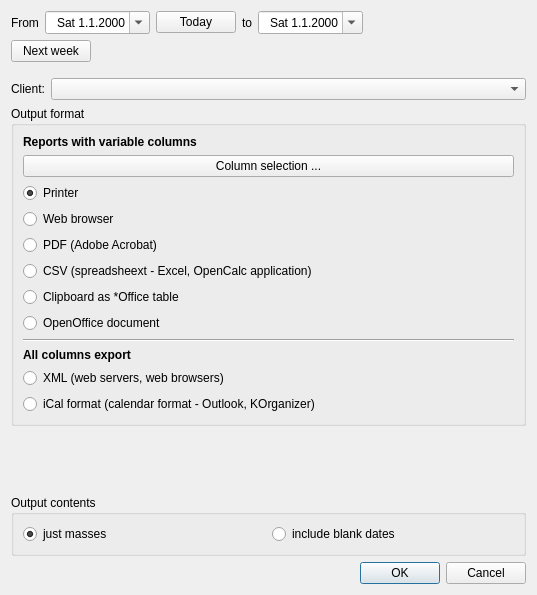
<?xml version="1.0" encoding="UTF-8"?>
<ui version="4.0">
 <class>OutputOptionsDlg</class>
 <widget class="QDialog" name="OutputOptionsDlg">
  <property name="geometry">
   <rect>
    <x>0</x>
    <y>0</y>
    <width>537</width>
    <height>595</height>
   </rect>
  </property>
  <property name="windowTitle">
   <string>Output (print) options</string>
  </property>
  <layout class="QVBoxLayout" name="verticalLayout">
   <item>
    <layout class="QHBoxLayout">
     <property name="spacing">
      <number>6</number>
     </property>
     <property name="leftMargin">
      <number>0</number>
     </property>
     <property name="topMargin">
      <number>0</number>
     </property>
     <property name="rightMargin">
      <number>0</number>
     </property>
     <property name="bottomMargin">
      <number>0</number>
     </property>
     <item>
      <widget class="QLabel" name="label">
       <property name="text">
        <string>From</string>
       </property>
      </widget>
     </item>
     <item>
      <widget class="QDateEdit" name="fromDateEdit">
       <property name="toolTip">
        <string>First date to be printed</string>
       </property>
       <property name="alignment">
        <set>Qt::AlignRight</set>
       </property>
       <property name="displayFormat">
        <string>ddd d.M.yyyy</string>
       </property>
       <property name="calendarPopup">
        <bool>true</bool>
       </property>
      </widget>
     </item>
     <item>
      <widget class="QPushButton" name="todayButton">
       <property name="toolTip">
        <string>Sets the starting day to current date (today)</string>
       </property>
       <property name="text">
        <string>Today</string>
       </property>
      </widget>
     </item>
     <item>
      <widget class="QLabel" name="label_2">
       <property name="text">
        <string>to</string>
       </property>
       <property name="alignment">
        <set>Qt::AlignCenter</set>
       </property>
      </widget>
     </item>
     <item>
      <widget class="QDateEdit" name="toDateEdit">
       <property name="toolTip">
        <string>Last date to be printed</string>
       </property>
       <property name="alignment">
        <set>Qt::AlignRight</set>
       </property>
       <property name="displayFormat">
        <string>ddd d.M.yyyy</string>
       </property>
       <property name="calendarPopup">
        <bool>true</bool>
       </property>
      </widget>
     </item>
     <item>
      <spacer name="horizontalSpacer_2">
       <property name="orientation">
        <enum>Qt::Horizontal</enum>
       </property>
       <property name="sizeHint" stdset="0">
        <size>
         <width>40</width>
         <height>20</height>
        </size>
       </property>
      </spacer>
     </item>
    </layout>
   </item>
   <item>
    <layout class="QHBoxLayout" name="horizontalLayout_2">
     <item>
      <widget class="QPushButton" name="nextWeekButton">
       <property name="toolTip">
        <string>Sets date range from closest Sunday to next Sunday</string>
       </property>
       <property name="text">
        <string>Next week</string>
       </property>
      </widget>
     </item>
     <item>
      <spacer name="horizontalSpacer">
       <property name="orientation">
        <enum>Qt::Horizontal</enum>
       </property>
       <property name="sizeHint" stdset="0">
        <size>
         <width>40</width>
         <height>20</height>
        </size>
       </property>
      </spacer>
     </item>
    </layout>
   </item>
   <item>
    <spacer name="verticalSpacer">
     <property name="orientation">
      <enum>Qt::Vertical</enum>
     </property>
     <property name="sizeType">
      <enum>QSizePolicy::Fixed</enum>
     </property>
     <property name="sizeHint" stdset="0">
      <size>
       <width>20</width>
       <height>10</height>
      </size>
     </property>
    </spacer>
   </item>
   <item>
    <layout class="QHBoxLayout" name="horizontalLayout">
     <item>
      <widget class="QLabel" name="label_5">
       <property name="text">
        <string>Client:</string>
       </property>
      </widget>
     </item>
     <item>
      <widget class="ClientComboBox" name="clientCombo">
       <property name="sizePolicy">
        <sizepolicy hsizetype="MinimumExpanding" vsizetype="Fixed">
         <horstretch>0</horstretch>
         <verstretch>0</verstretch>
        </sizepolicy>
       </property>
       <property name="toolTip">
        <string>List the holy services of selected client</string>
       </property>
      </widget>
     </item>
    </layout>
   </item>
   <item>
    <widget class="QGroupBox" name="groupBox">
     <property name="title">
      <string>Output format</string>
     </property>
     <layout class="QVBoxLayout">
      <property name="spacing">
       <number>6</number>
      </property>
      <property name="leftMargin">
       <number>9</number>
      </property>
      <property name="topMargin">
       <number>9</number>
      </property>
      <property name="rightMargin">
       <number>9</number>
      </property>
      <property name="bottomMargin">
       <number>9</number>
      </property>
      <item>
       <widget class="QLabel" name="label_3">
        <property name="font">
         <font>
          <weight>75</weight>
          <bold>true</bold>
         </font>
        </property>
        <property name="text">
         <string>Reports with variable columns</string>
        </property>
       </widget>
      </item>
      <item>
       <widget class="QPushButton" name="columnSelectionButton">
        <property name="toolTip">
         <string>Do your own layout of columns that suits your needs</string>
        </property>
        <property name="text">
         <string>Column selection ...</string>
        </property>
        <property name="icon">
         <iconset resource="HolyServices.qrc">
          <normaloff>:/images/frame_spreadsheet.png</normaloff>:/images/frame_spreadsheet.png</iconset>
        </property>
        <property name="iconSize">
         <size>
          <width>22</width>
          <height>22</height>
         </size>
        </property>
       </widget>
      </item>
      <item>
       <widget class="QRadioButton" name="printerButton">
        <property name="toolTip">
         <string>Standard system printer</string>
        </property>
        <property name="text">
         <string>Printer</string>
        </property>
        <property name="icon">
         <iconset resource="HolyServices.qrc">
          <normaloff>:/images/printer.png</normaloff>:/images/printer.png</iconset>
        </property>
        <property name="iconSize">
         <size>
          <width>22</width>
          <height>22</height>
         </size>
        </property>
        <property name="checked">
         <bool>true</bool>
        </property>
       </widget>
      </item>
      <item>
       <widget class="QRadioButton" name="htmlButton">
        <property name="toolTip">
         <string>Common web page format</string>
        </property>
        <property name="text">
         <string>Web browser</string>
        </property>
        <property name="icon">
         <iconset resource="HolyServices.qrc">
          <normaloff>:/images/html.png</normaloff>:/images/html.png</iconset>
        </property>
        <property name="iconSize">
         <size>
          <width>22</width>
          <height>22</height>
         </size>
        </property>
       </widget>
      </item>
      <item>
       <widget class="QRadioButton" name="pdfButton">
        <property name="toolTip">
         <string>Portable document format</string>
        </property>
        <property name="text">
         <string>PDF (Adobe Acrobat)</string>
        </property>
        <property name="icon">
         <iconset resource="HolyServices.qrc">
          <normaloff>:/images/pdfSmall.png</normaloff>:/images/pdfSmall.png</iconset>
        </property>
        <property name="iconSize">
         <size>
          <width>22</width>
          <height>22</height>
         </size>
        </property>
       </widget>
      </item>
      <item>
       <widget class="QRadioButton" name="csvButton">
        <property name="toolTip">
         <string>Export into table in spreadsheet application</string>
        </property>
        <property name="text">
         <string>CSV (spreadsheext - Excel, OpenCalc application)</string>
        </property>
        <property name="icon">
         <iconset resource="HolyServices.qrc">
          <normaloff>:/images/spreadsheet.png</normaloff>:/images/spreadsheet.png</iconset>
        </property>
        <property name="iconSize">
         <size>
          <width>22</width>
          <height>22</height>
         </size>
        </property>
       </widget>
      </item>
      <item>
       <widget class="QRadioButton" name="officeClipboardButton">
        <property name="toolTip">
         <string>The export can be pasted from clipboard into office application as table</string>
        </property>
        <property name="text">
         <string>Clipboard as *Office table</string>
        </property>
        <property name="icon">
         <iconset resource="HolyServices.qrc">
          <normaloff>:/images/editcopy.png</normaloff>:/images/editcopy.png</iconset>
        </property>
       </widget>
      </item>
      <item>
       <widget class="QRadioButton" name="openOfficeButton">
        <property name="toolTip">
         <string>Writes down OpenOffice Writer document</string>
        </property>
        <property name="text">
         <string>OpenOffice document</string>
        </property>
        <property name="icon">
         <iconset resource="HolyServices.qrc">
          <normaloff>:/images/openOffice.png</normaloff>:/images/openOffice.png</iconset>
        </property>
       </widget>
      </item>
      <item>
       <widget class="Line" name="line">
        <property name="orientation">
         <enum>Qt::Horizontal</enum>
        </property>
       </widget>
      </item>
      <item>
       <widget class="QLabel" name="label_4">
        <property name="font">
         <font>
          <weight>75</weight>
          <bold>true</bold>
         </font>
        </property>
        <property name="text">
         <string>All columns export</string>
        </property>
       </widget>
      </item>
      <item>
       <widget class="QRadioButton" name="xmlButton">
        <property name="toolTip">
         <string>HTML export of holy services</string>
        </property>
        <property name="text">
         <string>XML (web servers, web browsers)</string>
        </property>
        <property name="icon">
         <iconset resource="HolyServices.qrc">
          <normaloff>:/images/xml.png</normaloff>:/images/xml.png</iconset>
        </property>
        <property name="iconSize">
         <size>
          <width>30</width>
          <height>22</height>
         </size>
        </property>
        <property name="checked">
         <bool>false</bool>
        </property>
       </widget>
      </item>
      <item>
       <widget class="QRadioButton" name="iCalButton">
        <property name="toolTip">
         <string>widely accepted calendar data exchange format (*.ics)</string>
        </property>
        <property name="text">
         <string>iCal format (calendar format - Outlook, KOrganizer)</string>
        </property>
        <property name="icon">
         <iconset resource="HolyServices.qrc">
          <normaloff>:/images/about.png</normaloff>:/images/about.png</iconset>
        </property>
       </widget>
      </item>
     </layout>
    </widget>
   </item>
   <item>
    <spacer>
     <property name="orientation">
      <enum>Qt::Vertical</enum>
     </property>
     <property name="sizeHint" stdset="0">
      <size>
       <width>20</width>
       <height>21</height>
      </size>
     </property>
    </spacer>
   </item>
   <item>
    <widget class="QGroupBox" name="groupBox_2">
     <property name="title">
      <string>Output contents</string>
     </property>
     <layout class="QHBoxLayout" name="horizontalLayout_3">
      <item>
       <widget class="QRadioButton" name="justServicesButton">
        <property name="text">
         <string>just masses</string>
        </property>
        <property name="checked">
         <bool>true</bool>
        </property>
       </widget>
      </item>
      <item>
       <widget class="QRadioButton" name="includeBlankButton">
        <property name="toolTip">
         <string>Add blank lines for dates when is no holy mass planned</string>
        </property>
        <property name="text">
         <string>include blank dates</string>
        </property>
       </widget>
      </item>
     </layout>
    </widget>
   </item>
   <item>
    <widget class="QDialogButtonBox" name="buttonBox">
     <property name="orientation">
      <enum>Qt::Horizontal</enum>
     </property>
     <property name="standardButtons">
      <set>QDialogButtonBox::Cancel|QDialogButtonBox::Ok</set>
     </property>
    </widget>
   </item>
  </layout>
 </widget>
 <customwidgets>
  <customwidget>
   <class>ClientComboBox</class>
   <extends>QComboBox</extends>
   <header>ClientComboBox.h</header>
  </customwidget>
 </customwidgets>
 <tabstops>
  <tabstop>fromDateEdit</tabstop>
  <tabstop>todayButton</tabstop>
  <tabstop>toDateEdit</tabstop>
  <tabstop>nextWeekButton</tabstop>
  <tabstop>clientCombo</tabstop>
  <tabstop>columnSelectionButton</tabstop>
  <tabstop>printerButton</tabstop>
  <tabstop>htmlButton</tabstop>
  <tabstop>pdfButton</tabstop>
  <tabstop>csvButton</tabstop>
  <tabstop>officeClipboardButton</tabstop>
  <tabstop>openOfficeButton</tabstop>
  <tabstop>xmlButton</tabstop>
  <tabstop>iCalButton</tabstop>
 </tabstops>
 <resources>
  <include location="HolyServices.qrc"/>
 </resources>
 <connections>
  <connection>
   <sender>buttonBox</sender>
   <signal>rejected()</signal>
   <receiver>OutputOptionsDlg</receiver>
   <slot>reject()</slot>
   <hints>
    <hint type="sourcelabel">
     <x>316</x>
     <y>260</y>
    </hint>
    <hint type="destinationlabel">
     <x>286</x>
     <y>274</y>
    </hint>
   </hints>
  </connection>
 </connections>
</ui>
